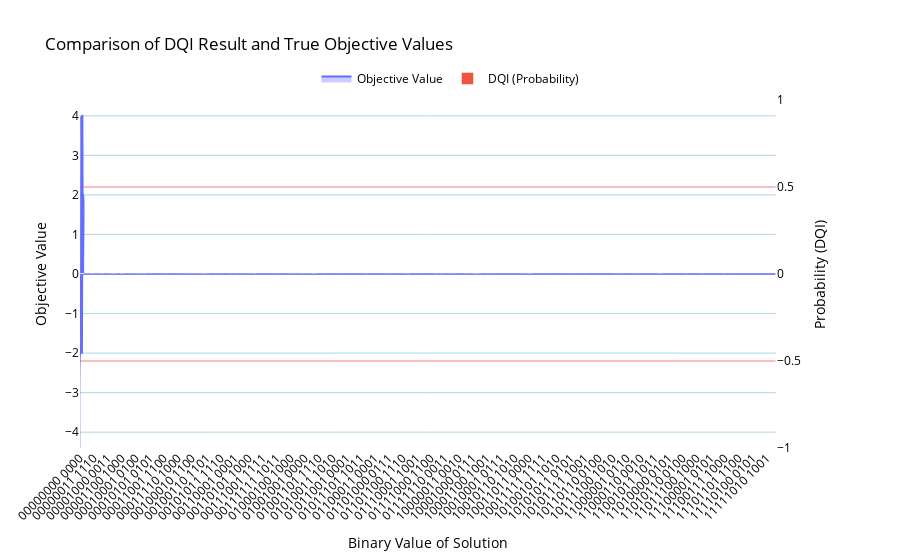

The cell this chart's notebook holds for it:
### Code cell
plot_results_union_plotly(
    brute_force_results,
    counts,
    plot_name="Comparison of DQI Result and True Objective Values",
    spline_smoothing=0.8
)

### Figure 1 — Plotly figure (JSON) as saved in the notebook; plotly's stock layout.template omitted (floating-point values rounded to 4 significant figures; data arrays with more than 128 entries replaced by an {"elided": "..."} marker saying what was removed)
{"data": [{"fill": "tozeroy", "fillcolor": "rgba(0,0,255,0.2)", "line": {"shape": "spline", "smoothing": 0.8}, "mode": "lines", "name": "Objective Value", "type": "scatter", "x": {"elided": "3078 str values"}, "xaxis": "x", "y": {"elided": "3078 int values"}, "yaxis": "y"}, {"marker": {"opacity": 0.6}, "name": "DQI (Probability)", "type": "bar", "x": {"elided": "3078 str values"}, "xaxis": "x", "y": {"elided": "3078 float values"}, "yaxis": "y2"}], "layout": {"font": {"color": "black"}, "legend": {"orientation": "h", "x": 0.5, "xanchor": "center", "y": 1.02, "yanchor": "bottom"}, "title": {"text": "Comparison of DQI Result and True Objective Values"}, "xaxis": {"anchor": "y", "domain": [0, 0.94], "tickangle": -45, "title": {"text": "Binary Value of Solution"}}, "yaxis": {"anchor": "x", "domain": [0, 1], "dtick": 1, "gridcolor": "lightblue", "range": [-4.4, 4.4], "showgrid": true, "tick0": 0, "title": {"text": "Objective Value"}}, "yaxis2": {"anchor": "x", "dtick": 0, "gridcolor": "lightcoral", "overlaying": "y", "range": [0, 0], "showgrid": true, "side": "right", "tick0": 0, "title": {"text": "Probability (DQI)"}}}}
